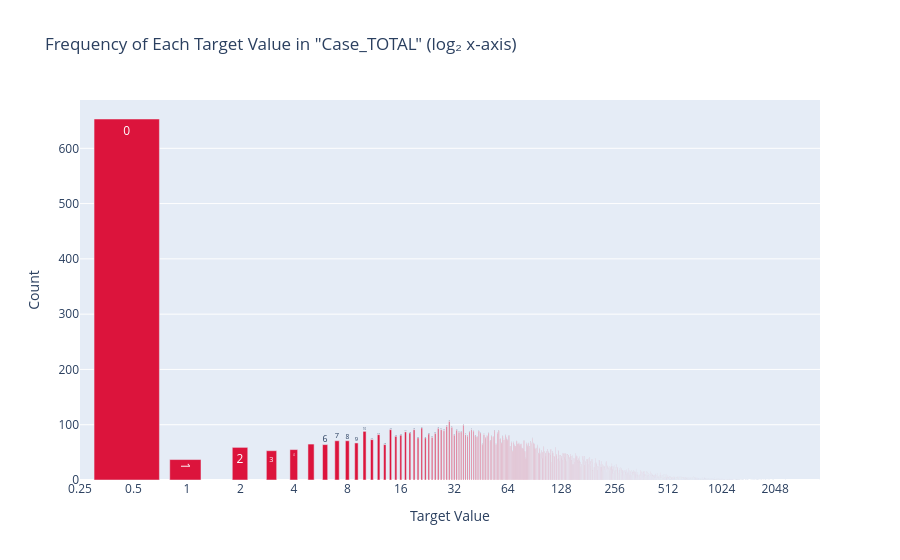

Write notebook code for a chart like this one.
### Code cell
plot_log2_frequency(dataset, 'Case_TOTAL')

### Figure 1 — Plotly figure (JSON) as saved in the notebook; plotly's stock layout.template omitted (floating-point values rounded to 4 significant figures; data arrays with more than 128 entries replaced by an {"elided": "..."} marker saying what was removed)
{"data": [{"hovertemplate": "Value: %{text}<br>Count: %{y}<extra></extra>", "marker": {"color": "crimson"}, "text": {"elided": "985 str values"}, "type": "bar", "x": {"elided": "985 float values"}, "y": {"elided": "985 int values"}}], "layout": {"title": {"text": "Frequency of Each Target Value in \"Case_TOTAL\" (log₂ x-axis)"}, "xaxis": {"dtick": 0.301, "title": {"text": "Target Value"}, "type": "log"}, "yaxis": {"title": {"text": "Count"}}}}
